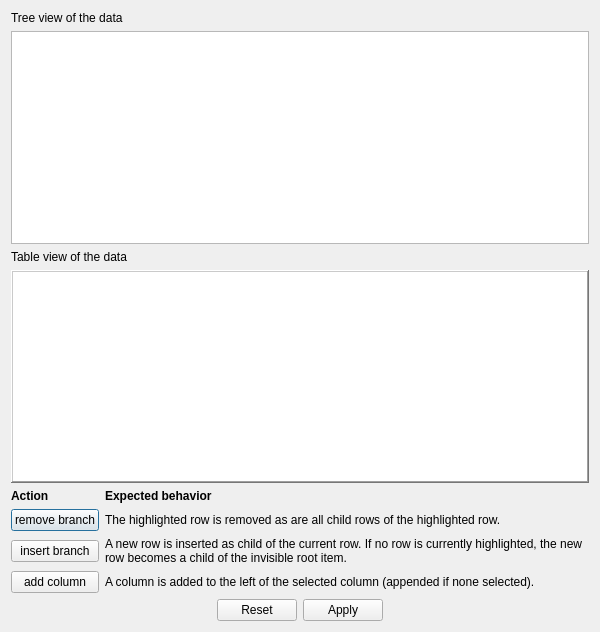
<?xml version="1.0" encoding="UTF-8"?>
<ui version="4.0">
 <class>TestDialog</class>
 <widget class="QDialog" name="TestDialog">
  <property name="geometry">
   <rect>
    <x>0</x>
    <y>0</y>
    <width>600</width>
    <height>632</height>
   </rect>
  </property>
  <property name="windowTitle">
   <string>TestDialog</string>
  </property>
  <layout class="QVBoxLayout" name="verticalLayout">
   <item>
    <widget class="QLabel" name="label_2">
     <property name="text">
      <string>Tree view of the data</string>
     </property>
    </widget>
   </item>
   <item>
    <widget class="QTreeView" name="treeView">
     <property name="showDropIndicator" stdset="0">
      <bool>false</bool>
     </property>
     <property name="dragEnabled">
      <bool>false</bool>
     </property>
     <property name="dragDropMode">
      <enum>QAbstractItemView::DragDrop</enum>
     </property>
     <property name="defaultDropAction">
      <enum>Qt::CopyAction</enum>
     </property>
     <property name="alternatingRowColors">
      <bool>true</bool>
     </property>
     <property name="selectionMode">
      <enum>QAbstractItemView::SingleSelection</enum>
     </property>
     <property name="selectionBehavior">
      <enum>QAbstractItemView::SelectItems</enum>
     </property>
     <property name="rootIsDecorated">
      <bool>false</bool>
     </property>
     <property name="uniformRowHeights">
      <bool>true</bool>
     </property>
     <property name="animated">
      <bool>true</bool>
     </property>
    </widget>
   </item>
   <item>
    <widget class="QLabel" name="label">
     <property name="text">
      <string>Table view of the data</string>
     </property>
    </widget>
   </item>
   <item>
    <widget class="QTableView" name="tableView">
     <property name="cursor" stdset="0">
      <cursorShape>CrossCursor</cursorShape>
     </property>
     <property name="autoFillBackground">
      <bool>true</bool>
     </property>
     <property name="frameShape">
      <enum>QFrame::WinPanel</enum>
     </property>
     <property name="frameShadow">
      <enum>QFrame::Raised</enum>
     </property>
     <property name="selectionMode">
      <enum>QAbstractItemView::SingleSelection</enum>
     </property>
     <property name="selectionBehavior">
      <enum>QAbstractItemView::SelectItems</enum>
     </property>
     <property name="wordWrap">
      <bool>false</bool>
     </property>
    </widget>
   </item>
   <item>
    <layout class="QGridLayout" name="gridLayout">
     <item row="0" column="0">
      <widget class="QLabel" name="label_3">
       <property name="font">
        <font>
         <bold>true</bold>
        </font>
       </property>
       <property name="text">
        <string>Action</string>
       </property>
      </widget>
     </item>
     <item row="0" column="1">
      <widget class="QLabel" name="label_4">
       <property name="font">
        <font>
         <bold>true</bold>
        </font>
       </property>
       <property name="text">
        <string>Expected behavior</string>
       </property>
      </widget>
     </item>
     <item row="1" column="0">
      <widget class="QPushButton" name="removeButton">
       <property name="text">
        <string>remove branch</string>
       </property>
      </widget>
     </item>
     <item row="1" column="1">
      <widget class="QLabel" name="label_5">
       <property name="sizePolicy">
        <sizepolicy hsizetype="Expanding" vsizetype="Preferred">
         <horstretch>0</horstretch>
         <verstretch>0</verstretch>
        </sizepolicy>
       </property>
       <property name="text">
        <string>The highlighted row is removed as are all child rows of the highlighted row.</string>
       </property>
       <property name="wordWrap">
        <bool>true</bool>
       </property>
      </widget>
     </item>
     <item row="2" column="0">
      <widget class="QPushButton" name="insertButton">
       <property name="text">
        <string>insert branch</string>
       </property>
      </widget>
     </item>
     <item row="2" column="1">
      <widget class="QLabel" name="label_6">
       <property name="sizePolicy">
        <sizepolicy hsizetype="Expanding" vsizetype="Preferred">
         <horstretch>0</horstretch>
         <verstretch>0</verstretch>
        </sizepolicy>
       </property>
       <property name="text">
        <string>A new row is inserted as child of the current row. If no row is currently highlighted, the new row becomes a child of the invisible root item.</string>
       </property>
       <property name="wordWrap">
        <bool>true</bool>
       </property>
      </widget>
     </item>
     <item row="3" column="0">
      <widget class="QPushButton" name="addColButton">
       <property name="text">
        <string>add column</string>
       </property>
      </widget>
     </item>
     <item row="3" column="1">
      <widget class="QLabel" name="label_7">
       <property name="text">
        <string>A column is added to the left of the selected column (appended if none selected).</string>
       </property>
       <property name="wordWrap">
        <bool>true</bool>
       </property>
      </widget>
     </item>
    </layout>
   </item>
   <item>
    <widget class="QDialogButtonBox" name="buttonBox">
     <property name="locale">
      <locale language="English" country="UnitedStates"/>
     </property>
     <property name="standardButtons">
      <set>QDialogButtonBox::Apply|QDialogButtonBox::Reset</set>
     </property>
     <property name="centerButtons">
      <bool>true</bool>
     </property>
    </widget>
   </item>
  </layout>
 </widget>
 <layoutdefault spacing="6" margin="11"/>
 <resources/>
 <connections/>
</ui>
